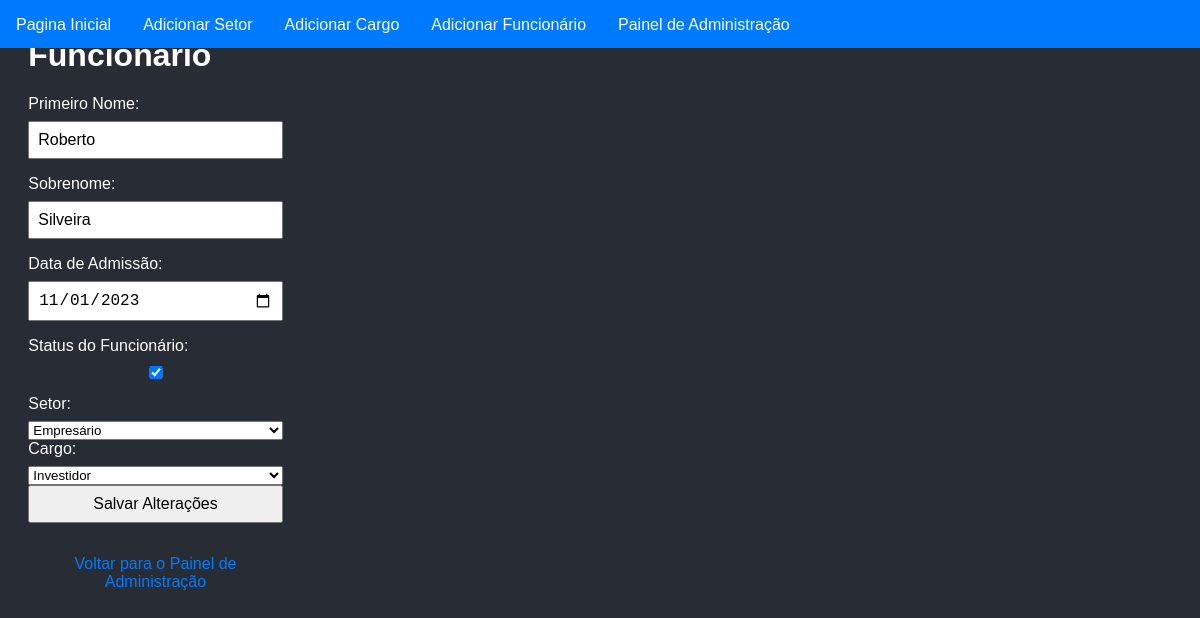
Page /editar_funcionario/1 on the committed database.
### app.py (models this page shows)
class Funcionario(db.Model):
    id = db.Column(db.Integer, primary_key=True)
    primeiro_nome = db.Column(db.String(50), nullable=False)
    sobrenome = db.Column(db.String(50), nullable=False)
    data_admissao = db.Column(db.Date, nullable=False)
    status_funcionario = db.Column(db.Boolean, nullable=False)
    id_setor = db.Column(db.Integer, db.ForeignKey("setor.id"), nullable=False)
    id_cargos = db.Column(db.Integer, db.ForeignKey("cargos.id"))
    cargo = db.relationship("Cargos", backref="funcionario")

class Setor(db.Model):
    id = db.Column(db.Integer, primary_key=True)
    nome = db.Column(db.String(50), nullable=False)
    funcionarios = db.relationship("Funcionario", backref="setor")
    cargos = db.relationship("Cargos", backref="setor")

class Cargos(db.Model):
    id = db.Column(db.Integer, primary_key=True)
    nome = db.Column(db.String(50), nullable=False)
    id_setor = db.Column(db.Integer, db.ForeignKey("setor.id"), nullable=False)

### app.py (the view, shortened to what this page needs)
@app.route("/editar_funcionario/<int:funcionario_id>", methods=["GET", "POST"])
def editar_funcionario(funcionario_id):
    with app.app_context():
        funcionario = Funcionario.query.get(funcionario_id)
        if not funcionario:
            return render_template("ficha_nao_encontrada.html")
        setores = Setor.query.all()
        cargos = Cargos.query.all()
        return render_template(
            "editar_funcionario.html",
            funcionario=funcionario,
            setores=setores,
            cargos=cargos,
        )

### templates/editar_funcionario.html (shortened to what this page needs)
{% include 'navbar.html' %}
   <link
      rel="stylesheet"
      href="{{ url_for('static', filename='style.css') }}"
    />
<div class="card-container">
<h1>Editar Funcionário</h1>
<form method="POST" action="{{ url_for('editar_funcionario', funcionario_id=funcionario.id) }}">
    <label for="primeiro_nome">Primeiro Nome:</label>
    <input type="text" name="primeiro_nome" value="{{ funcionario.primeiro_nome }}" required>
    <label for="sobrenome">Sobrenome:</label>
    <input type="text" name="sobrenome" value="{{ funcionario.sobrenome }}" required>
    <label for="data_admissao">Data de Admissão:</label>
    <input type="date" name="data_admissao" value="{{ funcionario.data_admissao }}" required>
    <label for="status_funcionario">Status do Funcionário:</label>
    <input type="checkbox" name="status_funcionario" {% if funcionario.status_funcionario %}checked{% endif %}>
    <label for="id_setor">Setor:</label>
    <select name="id_setor" required>
        {% for setor in setores %}
            <option value="{{ setor.id }}" {% if funcionario.id_setor == setor.id %}selected{% endif %}>{{ setor.nome }}</option>
        {% endfor %}
    </select>
    <label for="id_cargos">Cargo:</label>
    <select name="id_cargos">
        {% for cargo in cargos %}
            <option value="{{ cargo.id }}" {% if funcionario.id_cargos == cargo.id %}selected{% endif %}>{{ cargo.nome }}</option>
        {% endfor %}
    </select>
    <input type="submit" value="Salvar Alterações">
</form>
<a href="{{ url_for('admin') }}">Voltar para o Painel de Administração</a>
</div>

### static/style.css (style rules this page uses)
.card-container { display: table-cell; vertical-align: middle; padding-left: 10%; }
form { display: flex; flex-direction: column; }
label { margin-bottom: 8px; }
input { margin-bottom: 16px; padding: 8px; font-size: 16px; }
a { display: block; text-align: center; margin-top: 2px; color: #007BFF; text-decoration: none; }

### rows in the picture
Funcionario: primeiro_nome "Roberto", sobrenome "Silveira", data_admissao "11/01/2023", status_funcionario "☑", id_setor "Empresário", id_cargos "Investidor"
